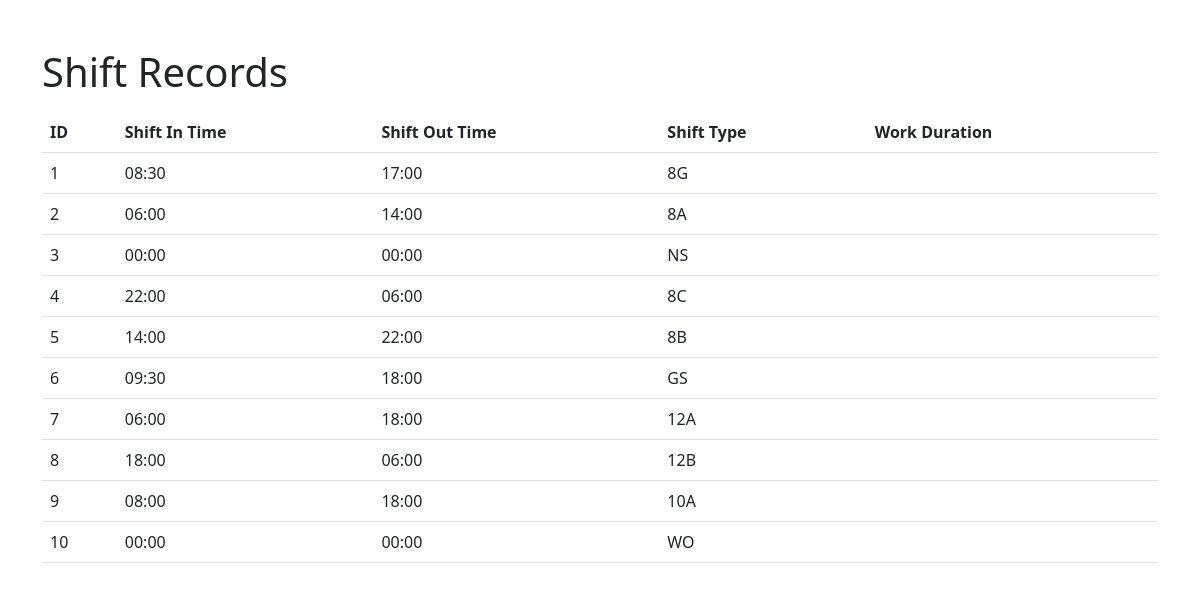
The app's page /shift with its own data.
### app/models.py (models this page shows)
class Shift_time(db.Model):
    id = db.Column(db.Integer, primary_key=True)
    shiftIntime = db.Column(db.String(150))
    shift_Outtime = db.Column(db.String(150))
    shiftType = db.Column(db.String(150))
    week_off=db.Column(db.DateTime(timezone=True))
    emp_id=db.Column(db.Integer)

### app/views.py (the view)
@views.route('/shift')
def viewShift():
    records=Shift_time.query.order_by(Shift_time.id)
    return render_template('shift.html',records=records)

### app/templates/shift.html (shortened to what this page needs)
<!DOCTYPE html>
<html lang="en">
<head>
    <link rel="stylesheet" href="https://cdn.jsdelivr.net/npm/bootstrap@5.3.0/dist/css/bootstrap.min.css">
</head>
<body>
    <div class="container">
        <h1 class="mt-5">Shift Records</h1>
        <table class="table mt-3">
            <thead>
                <tr>
                    <th>ID</th>
                    <th>Shift In Time</th>
                    <th>Shift Out Time</th>
                    <th>Shift Type</th>
                    <th>Work Duration</th>
                </tr>
            </thead>
            <tbody>
                {% for record in records %}
                <tr>
                    <td>{{ record.id }}</td>
                    <td>{{ record.shiftIntime }}</td>
                    <td>{{ record.shift_Outtime }}</td>
                    <td>{{ record.shiftType }}</td>
                    <td>{{ record.work_Duration }}</td>
                </tr>
                {% endfor %}
            </tbody>
        </table>
    </div>
</body>
</html>

### records on screen
Shift_time: id "1", shiftIntime "08:30", shift_Outtime "17:00", shiftType "8G"
Shift_time: id "2", shiftIntime "06:00", shift_Outtime "14:00", shiftType "8A"
Shift_time: id "3", shiftIntime "00:00", shift_Outtime "00:00", shiftType "NS"
Shift_time: id "4", shiftIntime "22:00", shift_Outtime "06:00", shiftType "8C"
Shift_time: id "5", shiftIntime "14:00", shift_Outtime "22:00", shiftType "8B"
Shift_time: id "6", shiftIntime "09:30", shift_Outtime "18:00", shiftType "GS"
Shift_time: id "7", shiftIntime "06:00", shift_Outtime "18:00", shiftType "12A"
Shift_time: id "8", shiftIntime "18:00", shift_Outtime "06:00", shiftType "12B"
Shift_time: id "9", shiftIntime "08:00", shift_Outtime "18:00", shiftType "10A"
Shift_time: id "10", shiftIntime "00:00", shift_Outtime "00:00", shiftType "WO"
